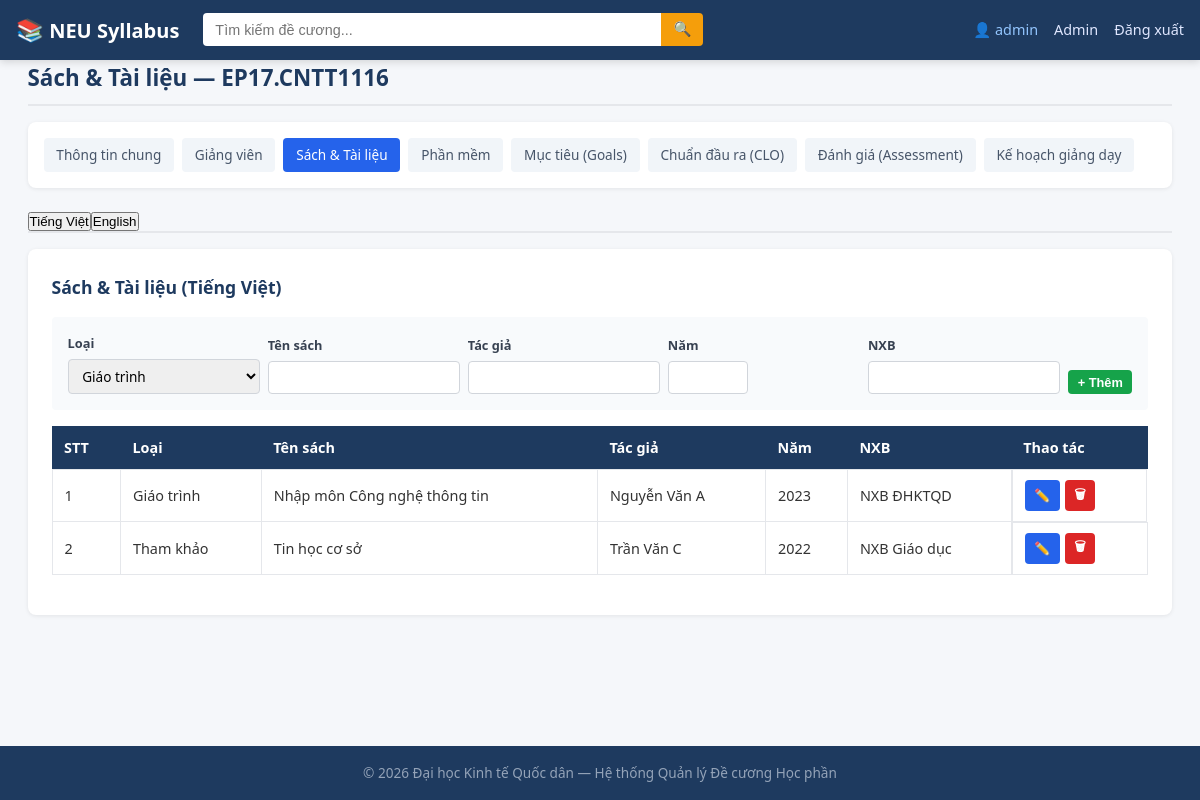
Page /admin/syllabus/1/books (signed in) on the committed database.
### tables this page shows
CREATE TABLE syllabi (
    id INTEGER PRIMARY KEY AUTOINCREMENT,
    course_code TEXT UNIQUE NOT NULL,
    course_title_vi TEXT,
    course_title_en TEXT,
    credits INTEGER DEFAULT 0,
    contact_hours INTEGER DEFAULT 0,
    self_study_hours INTEGER DEFAULT 0,
    training_program TEXT,
    decision_date TEXT,
    decision_number TEXT,
    prerequisite_courses_vi TEXT,
    prerequisite_courses_en TEXT,
    num_prerequisite_courses TEXT DEFAULT 'None',
    description_vi TEXT,
    description_en TEXT,
    clo_assessment_vi TEXT,
    clo_assessment_en TEXT,
    course_requirements_vi TEXT,
    course_requirements_en TEXT,
    adjustment_time TEXT,
    created_at TIMESTAMP DEFAULT CURRENT_TIMESTAMP,
    updated_at TIMESTAMP DEFAULT CURRENT_TIMESTAMP
);

CREATE TABLE syllabus_books (
    id INTEGER PRIMARY KEY AUTOINCREMENT,
    syllabus_id INTEGER NOT NULL,
    language TEXT NOT NULL DEFAULT 'VI',
    book_type TEXT NOT NULL DEFAULT 'textbook',
    title TEXT NOT NULL,
    author TEXT,
    year TEXT,
    publisher TEXT,
    FOREIGN KEY (syllabus_id) REFERENCES syllabi(id) ON DELETE CASCADE
);

### app.py (the view, shortened to what this page needs)
@app.route('/admin/syllabus/<int:syllabus_id>/books', methods=['GET', 'POST'])
@admin_required
def admin_books(syllabus_id):
    syllabus = models.get_syllabus_by_id(syllabus_id)
    if not syllabus:
        flash('Không tìm thấy đề cương.', 'danger')
        return redirect(url_for('admin_dashboard'))
    items_vi = models.get_sub_items('syllabus_books', syllabus_id, 'VI')
    items_en = models.get_sub_items('syllabus_books', syllabus_id, 'EN')
    return render_template('admin/books.html',
                           syllabus=syllabus, items_vi=items_vi, items_en=items_en)

### app.py (called while the page is built)
def admin_required(view):
    @functools.wraps(view)
    def wrapped(**kwargs):
        if 'user_id' not in session:
            flash('Vui lòng đăng nhập để tiếp tục.', 'warning')
            return redirect(url_for('login'))
        if session.get('role') != 'admin':
            flash('Bạn không có quyền truy cập trang này.', 'danger')
            return redirect(url_for('index'))
        return view(**kwargs)
    return wrapped

### models.py (called while the page is built)
def get_db():
    conn = sqlite3.connect(config.DATABASE)
    conn.row_factory = sqlite3.Row
    conn.execute("PRAGMA foreign_keys = ON")
    return conn

def get_syllabus_by_id(syllabus_id):
    db = get_db()
    row = db.execute("SELECT * FROM syllabi WHERE id = ?", (syllabus_id,)).fetchone()
    db.close()
    return row

def get_sub_items(table, syllabus_id, language=None, order_by=None):
    db = get_db()
    allowed_tables = {
        'syllabus_instructors', 'syllabus_books', 'syllabus_software',
        'course_goals', 'learning_outcomes', 'course_assessments', 'teaching_plans'
    }
    if table not in allowed_tables:
        db.close()
        return []
    sql = f"SELECT * FROM {table} WHERE syllabus_id = ?"
    params = [syllabus_id]
    if language:
        sql += " AND language = ?"
        params.append(language)
    if order_by:
        allowed_order = {'week', 'order_num', 'goal_code', 'clo_code', 'id'}
        if order_by in allowed_order:
            sql += f" ORDER BY {order_by}"
    else:
        sql += " ORDER BY id"
    rows = db.execute(sql, params).fetchall()
    db.close()
    return rows

### templates/admin/books.html (shortened to what this page needs)
{% set page_title = "Sách & Tài liệu" %}
{% set active_tab = "books" %}
{% extends 'admin/sub_base.html' %}
{% block admin_content %}
<div class="tab-content active" data-lang="vi">
    <div class="admin-panel">
        <h3>Sách & Tài liệu (Tiếng Việt)</h3>
        <form method="post" class="inline-form">
            <div class="form-group">
                <label>Loại</label>
                <select name="book_type">
                    <option value="textbook">Giáo trình</option>
                </select>
            </div>
            <div class="form-group">
                <label>Tên sách</label>
                <input type="text" name="title" required>
            </div>
            <div class="form-group">
                <label>Tác giả</label>
                <input type="text" name="author">
            </div>
            <div class="form-group">
                <label>Năm</label>
                <input type="text" name="year" style="width:80px">
            </div>
            <div class="form-group">
                <label>NXB</label>
                <input type="text" name="publisher">
            </div>
            <button type="submit" class="btn btn-success btn-sm">+ Thêm</button>
        </form>
        {% if items_vi %}
        <table class="data-table">
            <thead><tr><th>STT</th><th>Loại</th><th>Tên sách</th><th>Tác giả</th><th>Năm</th><th>NXB</th><th>Thao tác</th></tr></thead>
            <tbody>
            {% for item in items_vi %}
            <tr>
                <td>{{ loop.index }}</td>
                <td>{{ 'Giáo trình' if item['book_type'] == 'textbook' else 'Tham khảo' }}</td>
                <td>{{ item['title'] }}</td>
                <td>{{ item['author'] }}</td>
                <td>{{ item['year'] }}</td>
                <td>{{ item['publisher'] }}</td>
                <td class="action-btns">
                    <button class="btn btn-primary btn-sm" onclick="toggleEditRow({{ item['id'] }})">✏️</button>
                    <form method="post" style="display:inline" onsubmit="return confirmDelete(this);">
                        <button type="submit" class="btn btn-danger btn-sm">🗑</button>
                    </form>
                </td>
            </tr>
            {% endfor %}
            </tbody>
        </table>
        {% else %}
        <p class="empty-note">Chưa có sách nào.</p>
        {% endif %}
    </div>
</div>
{% endblock %}

### templates/admin/sub_base.html
{% extends 'base.html' %}
{% block content %}
<section class="section">
    <h2>{{ page_title }} — {{ syllabus['course_code'] }}</h2>
    <div class="sub-nav">
        <a href="{{ url_for('admin_syllabus_edit', syllabus_id=syllabus['id']) }}" {% if active_tab == 'general' %}class="active"{% endif %}>Thông tin chung</a>
        <a href="{{ url_for('admin_instructors', syllabus_id=syllabus['id']) }}" {% if active_tab == 'instructors' %}class="active"{% endif %}>Giảng viên</a>
        <a href="{{ url_for('admin_books', syllabus_id=syllabus['id']) }}" {% if active_tab == 'books' %}class="active"{% endif %}>Sách & Tài liệu</a>
        <a href="{{ url_for('admin_software', syllabus_id=syllabus['id']) }}" {% if active_tab == 'software' %}class="active"{% endif %}>Phần mềm</a>
        <a href="{{ url_for('admin_goals', syllabus_id=syllabus['id']) }}" {% if active_tab == 'goals' %}class="active"{% endif %}>Mục tiêu (Goals)</a>
        <a href="{{ url_for('admin_outcomes', syllabus_id=syllabus['id']) }}" {% if active_tab == 'outcomes' %}class="active"{% endif %}>Chuẩn đầu ra (CLO)</a>
        <a href="{{ url_for('admin_assessments', syllabus_id=syllabus['id']) }}" {% if active_tab == 'assessments' %}class="active"{% endif %}>Đánh giá (Assessment)</a>
        <a href="{{ url_for('admin_teaching_plan', syllabus_id=syllabus['id']) }}" {% if active_tab == 'teaching_plan' %}class="active"{% endif %}>Kế hoạch giảng dạy</a>
    </div>
    <div class="lang-tabs" style="margin-bottom:1rem;">
        <button type="button" class="admin-lang-tab active" data-lang="vi" onclick="switchAdminTab('vi')">Tiếng Việt</button>
        <button type="button" class="admin-lang-tab" data-lang="en" onclick="switchAdminTab('en')">English</button>
    </div>
    {% block admin_content %}{% endblock %}
</section>
{% endblock %}

### static/css/style.css (style rules this page uses)
*, *::before, *::after { box-sizing: border-box; margin: 0; padding: 0; }
html { font-size: 16px; scroll-behavior: smooth; }
body { font-family: 'Segoe UI', Tahoma, Geneva, Verdana, sans-serif; line-height: 1.6; color: #333; background: #f5f7fa; min-height: 100vh; display: flex; flex-direction: column; }
a { color: #2563eb; text-decoration: none; }
.section { margin-bottom: 2rem; }
.section h2 { font-size: 1.4rem; color: #1e3a5f; margin-bottom: 1rem; padding-bottom: 0.5rem; border-bottom: 2px solid #e5e7eb; }
.data-table { width: 100%; border-collapse: collapse; margin-bottom: 1rem; }
.data-table th { background: #1e3a5f; color: white; padding: 0.6rem 0.75rem; font-weight: 600; text-align: left; font-size: 0.9rem; }
.data-table td { padding: 0.6rem 0.75rem; border: 1px solid #e5e7eb; font-size: 0.9rem; }
.lang-tabs { display: flex; gap: 0; margin-bottom: 1.5rem; border-bottom: 2px solid #e5e7eb; }
.btn { display: inline-block; padding: 0.5rem 1rem; border: none; border-radius: 4px; font-size: 0.9rem; font-weight: 600; cursor: pointer; text-align: center; transition: background 0.2s; }
.btn-primary { background: #2563eb; color: white; }
.btn-success { background: #16a34a; color: white; }
.btn-danger { background: #dc2626; color: white; }
.btn-sm { padding: 0.3rem 0.6rem; font-size: 0.8rem; }
.form-group { margin-bottom: 1rem; }
.form-group label { display: block; font-weight: 600; color: #374151; margin-bottom: 0.3rem; font-size: 0.9rem; }
.form-group input, .form-group select, .form-group textarea { width: 100%; padding: 0.5rem 0.75rem; border: 1px solid #d1d5db; border-radius: 4px; font-size: 0.9rem; font-family: inherit; outline: none; transition: border-color 0.2s; }
.action-btns { display: flex; gap: 0.3rem; flex-wrap: wrap; }
.sub-nav { display: flex; flex-wrap: wrap; gap: 0.5rem; margin-bottom: 1.5rem; padding: 1rem; background: white; border-radius: 8px; box-shadow: 0 1px 4px rgba(0,0,0,0.08); }
.sub-nav a { padding: 0.4rem 0.8rem; background: #f1f5f9; border-radius: 4px; font-size: 0.85rem; color: #475569; font-weight: 500; }
.sub-nav a.active { background: #2563eb; color: white; }
.admin-panel { background: white; padding: 1.5rem; border-radius: 8px; box-shadow: 0 1px 4px rgba(0,0,0,0.08); margin-bottom: 1.5rem; }
.admin-panel h3 { color: #1e3a5f; margin-bottom: 1rem; font-size: 1.1rem; }
.tab-content { display: none; }
.tab-content.active { display: block; }
.inline-form { display: flex; gap: 0.5rem; flex-wrap: wrap; align-items: end; padding: 1rem; background: #f8fafc; border-radius: 4px; margin-bottom: 1rem; }
.inline-form .form-group { margin-bottom: 0; flex: 1; min-width: 150px; }
.inline-form .form-group label { font-size: 0.8rem; }
.inline-form .form-group input, .inline-form .form-group select, .inline-form .form-group textarea { font-size: 0.85rem; padding: 0.4rem 0.6rem; }

### rows in the picture
syllabi: course_code "EP17.CNTT1116"
syllabus_books: book_type "Giáo trình", title "Nhập môn Công nghệ thông tin", author "Nguyễn Văn A", year "2023", publisher "NXB ĐHKTQD"
syllabus_books: book_type "Tham khảo", title "Tin học cơ sở", author "Trần Văn C", year "2022", publisher "NXB Giáo dục"

### other values in the picture
{{ session.get('username') }} "admin"
{{ page_title }} "Sách & Tài liệu"
